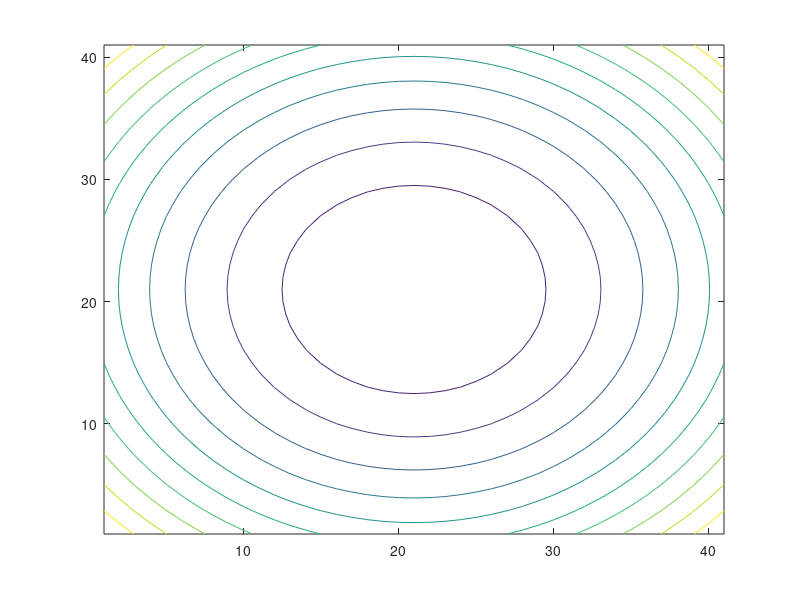
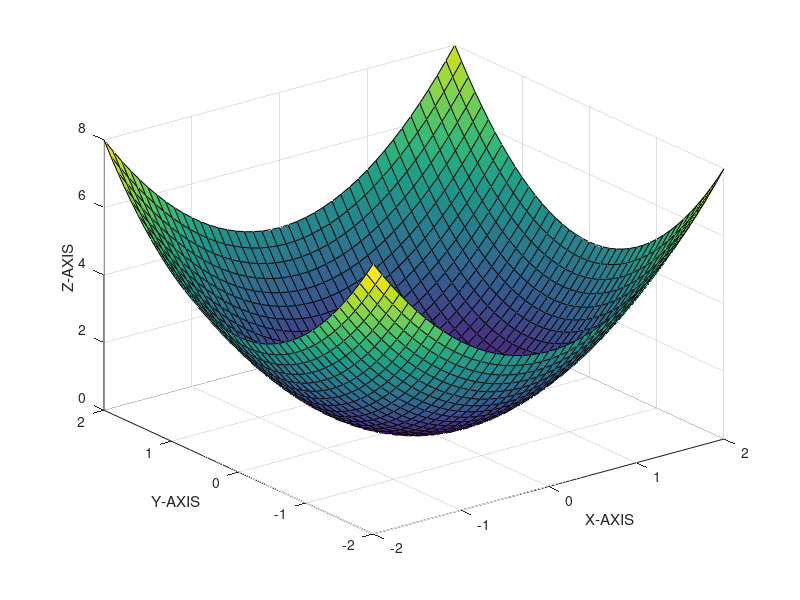

These figures' MATLAB source, in order:
clc;
clear all;
x=-2:0.1:2;
y=x';
%mesh

%define scalar field
f=x.^2+y.^2; 

%Calculate x and y component of gradient
[fx,fy]= gradient(f,0,1);
x0=1;
y0=-2;
%find the defined point on the surface of scalar field
t= (x==x0) & (y==y0);
indt = find(t);
%return x and y component of gradient at specific point
f_grad = [fx(indt) fy(indt)]

contour(f);
hold on
quiver(fx,fy);
hold off
figure
surf(x,y,f)
xlabel('X-AXIS')
ylabel('Y-AXIS')
zlabel('Z-AXIS')


